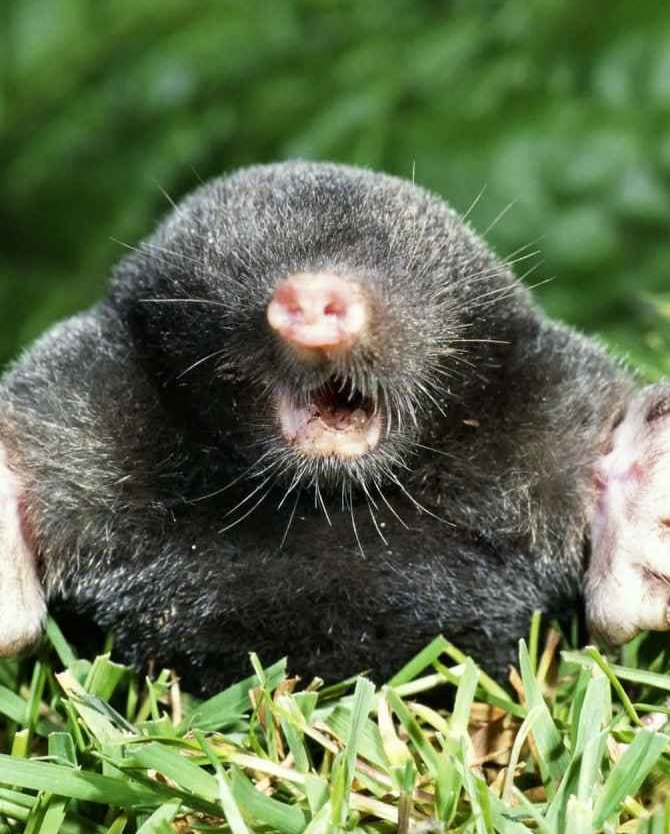
#> input picture lab3/images/mole2.jpg, 670 x 834 px
$ python built_in.py
#> lines starting #> are read from the running program, lines starting #| are printed output that depends on the picture
import cv2
import numpy as np

KERNEL_SIZE = 7
BLUR_PARAM = 20

img = cv2.imread('images/mole2.jpg', cv2.IMREAD_GRAYSCALE)
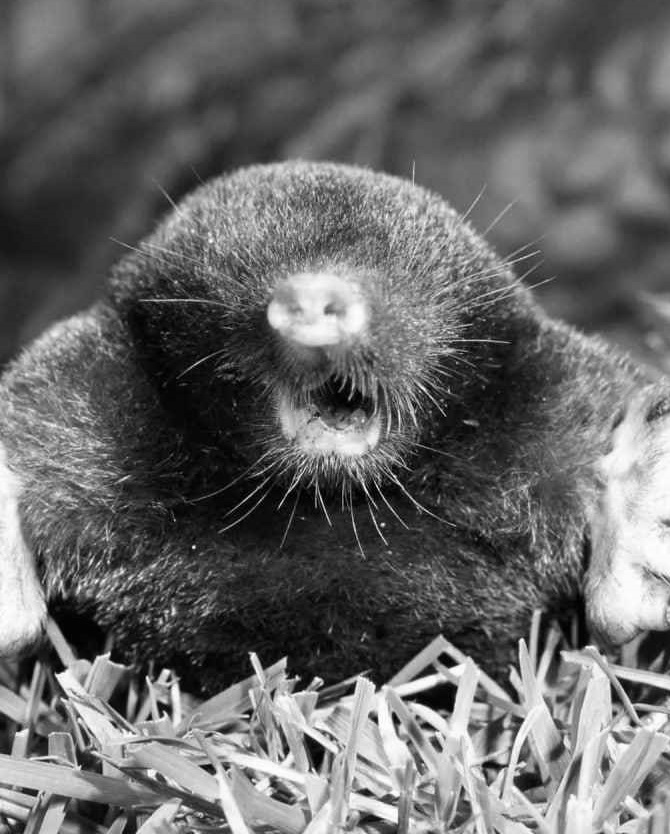
#> img: shape (834, 670); min 0, max 255, mean 103.8

blurred = cv2.GaussianBlur(img, (KERNEL_SIZE, KERNEL_SIZE), sigmaX=BLUR_PARAM)
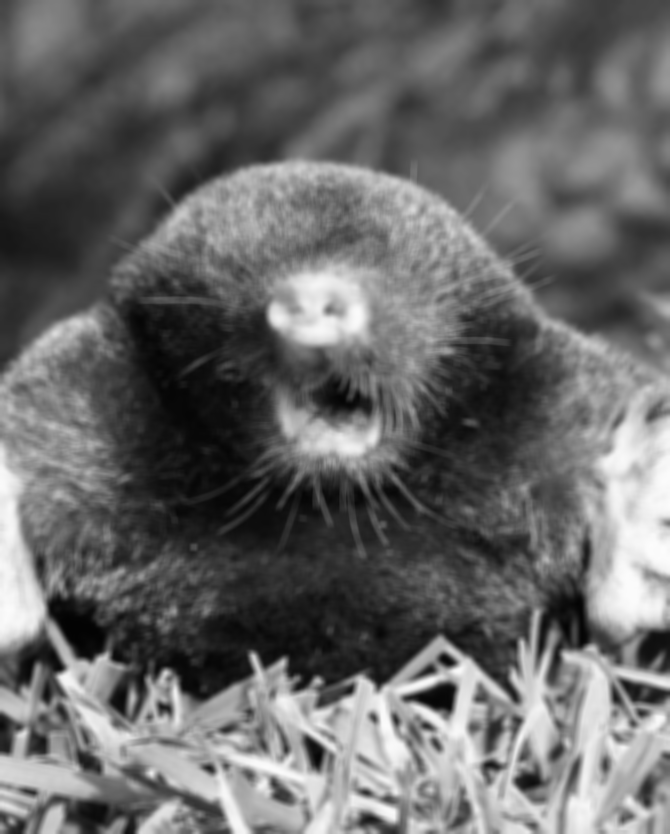
#> blurred: shape (834, 670); min 3, max 252, mean 103.8

cv2.imshow('Исходное изображение', img)
cv2.imshow('После фильтра Гаусса (cv2.GaussianBlur)', blurred)
cv2.waitKey(0)
cv2.destroyAllWindows()

$ run again, with lab3/images/mole.jpg copied over lab3/images/mole2.jpg
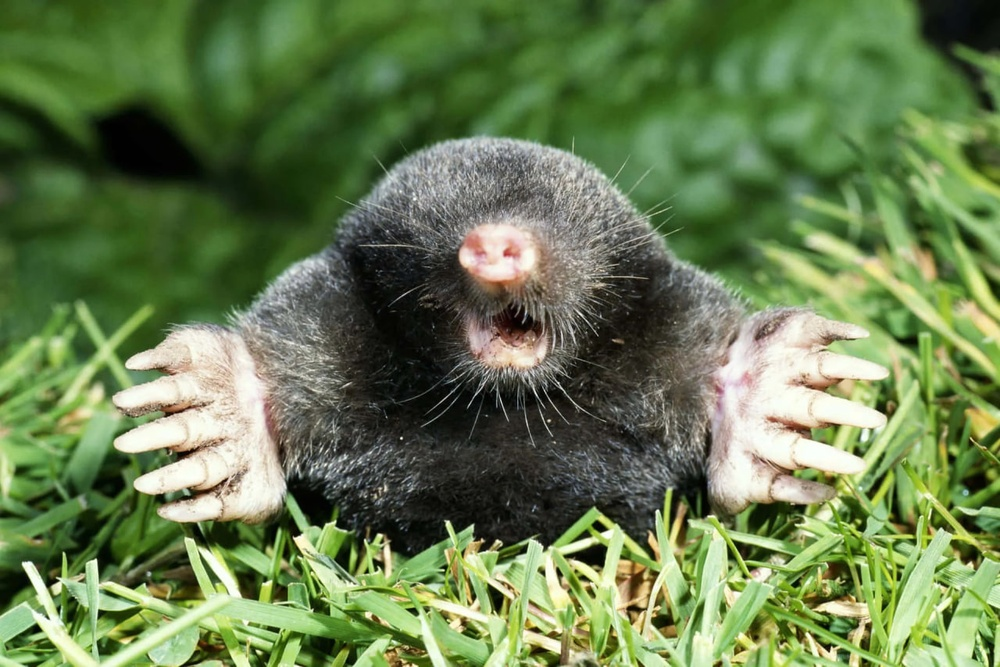
#> input picture lab3/images/mole.jpg, 1000 x 667 px, shrunk from 1280 x 854 before the run
#> `img = cv2.imread('images/mole2.jpg', cv2.IMREAD_GRAYSCALE)`:
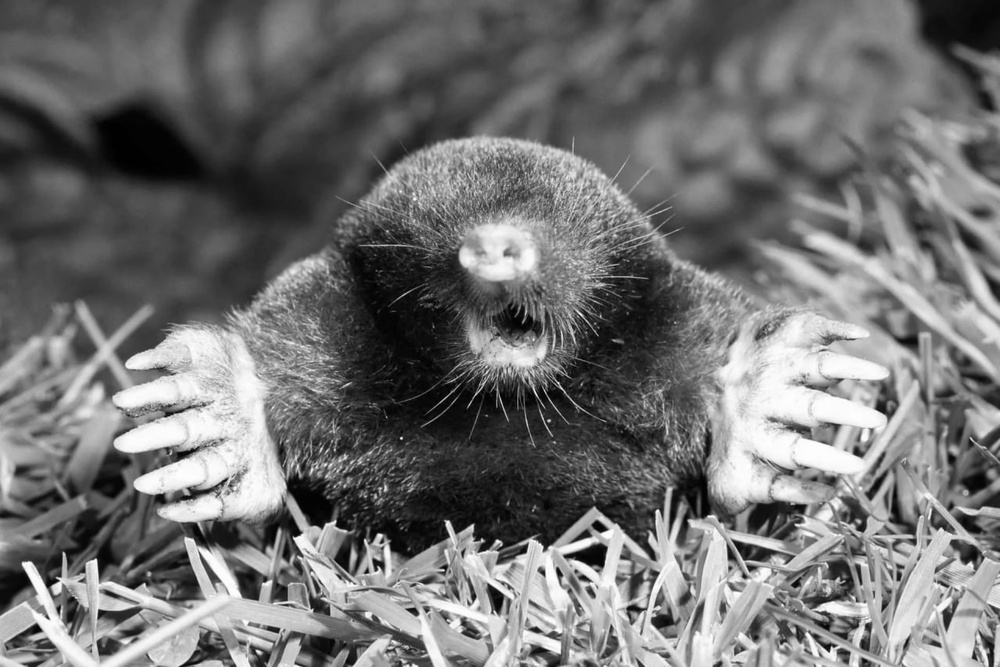
#> img: shape (667, 1000); min 0, max 255, mean 113.2
#> `blurred = cv2.GaussianBlur(img, (KERNEL_SIZE, KERNEL_SIZE), sigmaX=BLU..`:
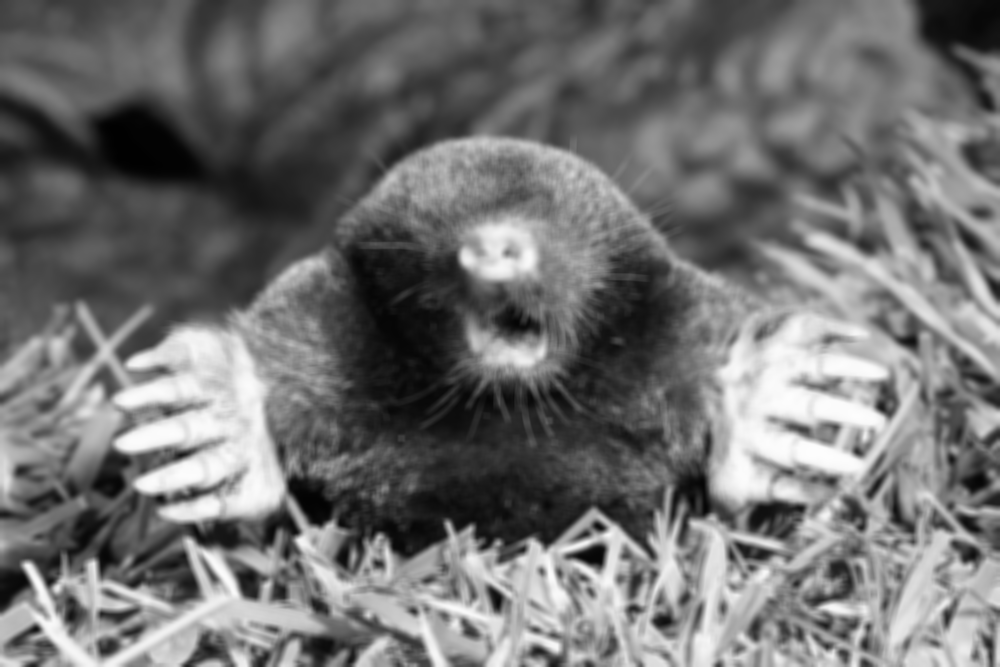
#> blurred: shape (667, 1000); min 1, max 253, mean 113.2
